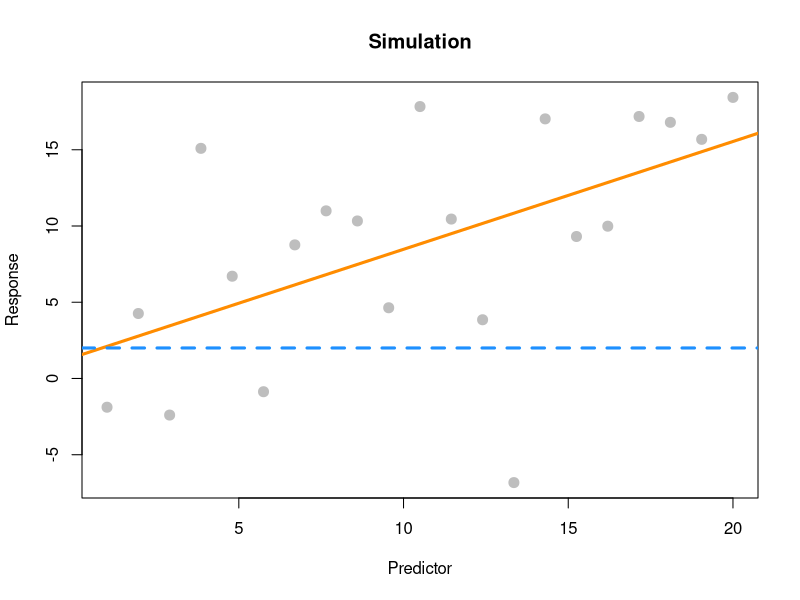

Recreate this plot in R.

stop_dist_model <- lm(dist ~ speed, data = cars)
summary(stop_dist_model)

# extract summary information
names(summary(stop_dist_model))
summary(stop_dist_model)$coefficients[2, 4]

# basically is this p value is smaller than the alpha we
# specify (where?) it means we can reject the Null Hyp H_0
summary(stop_dist_model)$coefficients["speed", "Pr(>|t|)"]

# store test statistics
(beta_0_hat_t <- summary(stop_dist_model)$coefficients["(Intercept)", "t value"])

# This t value is for test statistic to try to reject the Null Hyp (H_0)
(beta_1_hat_t <- summary(stop_dist_model)$coefficients["speed", "t value"])

# Verify t value for speed 
(beta_1_hat <- stop_dist_model$coefficients[2])
Sxx <- sum((cars$speed - mean(cars$speed)) ^ 2)
(s_e <- summary(stop_dist_model)$sigma)
manual_beta_1_hat_t <- (beta_1_hat - 0) / (s_e / sqrt(Sxx))
# Note that I needed to remove the name to compare these 2
all.equal(unname(manual_beta_1_hat_t), beta_1_hat_t)


# Verify p values

# We use pt function because we know that the t values follow a
# t-distribution
# Here the p value represents the point from which we have an area
# under the curve of 0.001  ??
# We can calculate the right side (tail) and multiple by 2
2 * pt(abs(beta_1_hat_t), df = nrow(cars) - 2, lower.tail = FALSE)
# which is reported by R in
summary(stop_dist_model)$coefficients["speed", "Pr(>|t|)"]
# We can also calculate from the left side, making sure we use
# the negative t value
2 * pt(-abs(beta_1_hat_t), df = nrow(cars) - 2)

# Seems like the t value represents the point from which we have
# an area of "p value"
# Then p value is the area under the curve
(area <- pt(-abs(beta_1_hat_t), df = nrow(cars) - 2))
(point <- qt(area, df = nrow(cars) - 2))

# Simulation with alpha 0.05

sim_slr <- function(x, beta_0 = 10, beta_1 = 5, sigma = 1) {
  n <- length(x)
  epsilon <- rnorm(n = n, mean = 0, sd = sigma)
  y <- beta_0 + beta_1 * x + epsilon
  data.frame(predictor = x, response = y)
}

set.seed(1)
x <- seq(1, 20, length.out = 21)
# We simulate a model where the real beta_1 is 0, in this case
# we should Fail To Reject the null Hyp
#sim_data <- sim_slr(x, beta_0 = 2, beta_1 = 0, sigma = 1)
sim_data <- sim_slr(x, beta_0 = 2, beta_1 = 0.5, sigma = 7)

sim_fit <- lm(response ~ predictor, data = sim_data)
sim_fit$coefficients
summary(sim_fit)$sigma

# say that for a simulation beta_1_hat is 
# sim_fit$coefficients[2] = 0.70, the Null Hyp says:
# if we assume beta_1 = 0, how likely is that 0.70 appeared just by chance?

# Here we expect p value > alpha(0.05), so we Fail To Reject the Null Hyp H_0
# And seems to be ok for most cases since we know the model used 
# actually has beta_1 = 0
# but again, we might get a p value smaller than alpha
# and wrongly reject the Null Hyp

# When beta_1 = 0.5 we expect to reject the Null Hyp, in such case
# we expect p value < alpha. By chance we can also incorrectly FTR the Null Hyp
# if we run it enough times
summary(sim_fit)$coefficients["predictor", "Pr(>|t|)"]

plot(response ~ predictor, data = sim_data,
     xlab = "Predictor",
     ylab = "Response",
     main = "Simulation",
     pch = 20,
     cex = 2,
     col = "grey"
)
abline(sim_fit, lwd = 3, col = "darkorange")
# This line shows how it looks if beta_1 had been 0
abline(2, 0, lwd = 3, lty = 2, col = "dodgerblue")

#####

